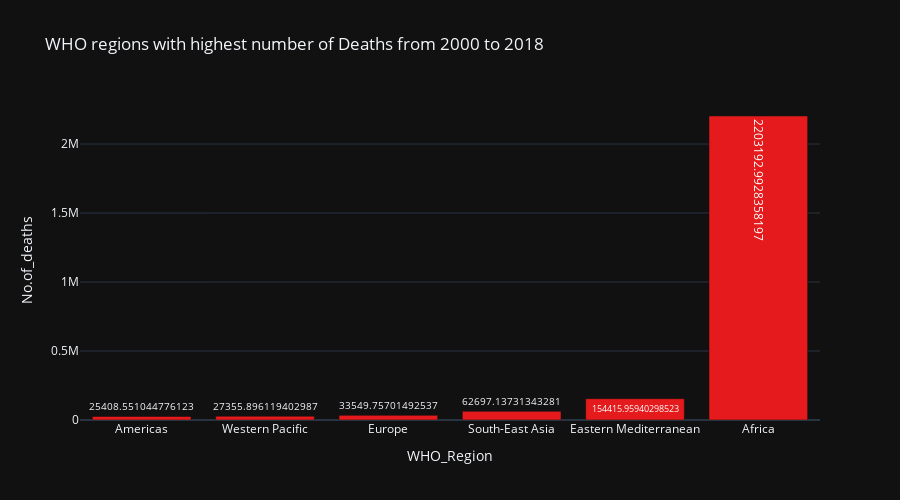

Here is the notebook cell this chart was saved with:
### Code cell
pio.templates.default = "plotly_dark"
fig = px.bar(who_group.sort_values("No.of_deaths",ascending=False)[::-1],y="No.of_deaths",x ="WHO_Region",text="No.of_deaths",
             title="WHO regions with highest number of Deaths from 2000 to 2018",
             color_discrete_sequence= px.colors.qualitative.Set1,height=500,orientation="v")
fig.show()

### Figure 1 — Plotly figure (JSON) as saved in the notebook; plotly's stock layout.template omitted (floating-point values rounded to 4 significant figures)
{"data": [{"alignmentgroup": "True", "hovertemplate": "WHO_Region=%{x}<br>No.of_deaths=%{text}<extra></extra>", "legendgroup": "", "marker": {"color": "rgb(228,26,28)"}, "name": "", "offsetgroup": "", "orientation": "v", "showlegend": false, "text": [25410.0, 27360.0, 33550.0, 62700.0, 154400.0, 2203000.0], "textposition": "auto", "type": "bar", "x": ["Americas", "Western Pacific", "Europe", "South-East Asia", "Eastern Mediterranean", "Africa"], "xaxis": "x", "y": [25410.0, 27360.0, 33550.0, 62700.0, 154400.0, 2203000.0], "yaxis": "y"}], "layout": {"barmode": "relative", "height": 500, "legend": {"tracegroupgap": 0}, "title": {"text": "WHO regions with highest number of Deaths from 2000 to 2018"}, "xaxis": {"anchor": "y", "domain": [0, 1], "title": {"text": "WHO_Region"}}, "yaxis": {"anchor": "x", "domain": [0, 1], "title": {"text": "No.of_deaths"}}}}
